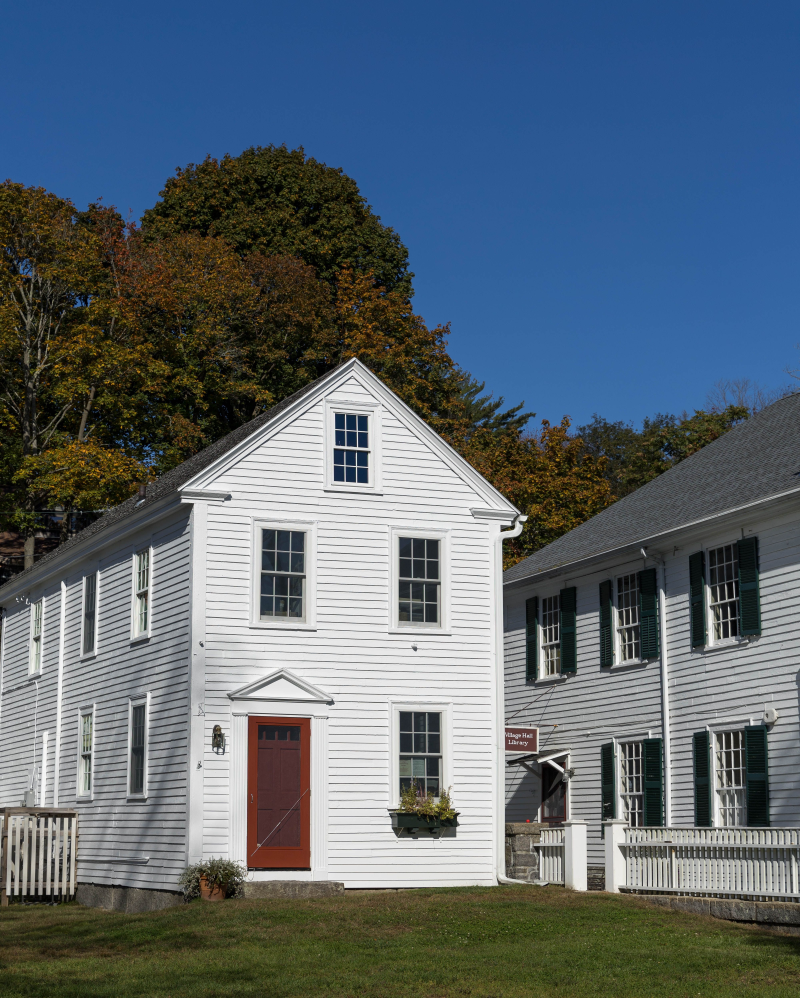
#> input picture 2026-10-19-neighborhood-eastover/build/src/p18819232.jpg, 4000 x 4989 px, given in place of p4030036.jpg, which was not available (shown at 1/5 size)
$ python prep_photos.py
#> lines starting #> are read from the running program, lines starting #| are printed output that depends on the picture; pictures that were not available may be replaced by others from this repository, and a replacement may not be noted
# Buyer tips Oct 25 2026 photo prep. Full-res Pexels originals in src/ (Pexels License), resized DOWN only.
# One crop per photo: img/NN.jpg 1080x1350 (4:5 carousel). The 1:1 set reuses img/NN.jpg with background-size:cover.
# Grade (fullbleed_tips standard): autocontrast blend 0.35, slight warmth, +5% contrast, UnsharpMask(1.0,70,2).
# No 9:16 set and no Short (Denise Oct 24 2026).
from PIL import Image, ImageEnhance, ImageFilter, ImageOps
import os
os.chdir(os.path.dirname(os.path.abspath(__file__)))
M={"01":("p4030036",.5,.5),"03":("p16641323",.45,.5),"04":("p6035306",.5,.5),"05":("p4800175",.62,.5),"06":("p39404263",.55,.5),
   "07":("p4682075",.5,.5),"08":("p14495942",.5,.5),"09":("p31602311",.4,.5),"10":("p10855266",.5,.5)}
LIFT={}
# Retouch (T5: no visible house numbers), on the 1080x1350 crop before grading: number plaques painted out with
# adjacent trim/post copied over them (slide 01 Pexels 4030036 beam over the door, plus a brand yard sign painted out with shrub; slide 04 Pexels 6035306 porch beam; slide 07 Pexels 4682075 porch post).
from PIL import ImageDraw
RT={"01":[((731,615,772,639),(-44,0)),((325,819,355,861),(0,-44))],"04":[((668,590,724,622),(-72,0))],"07":[((772,748,802,832),(0,96))]}
def retouch(k,im):
    for box,(dx,dy) in RT.get(k,[]):
        patch=im.crop((box[0]+dx,box[1]+dy,box[2]+dx,box[3]+dy))
        m=Image.new("L",patch.size,0); ImageDraw.Draw(m).rectangle((2,2,patch.size[0]-3,patch.size[1]-3),fill=255)
        m=m.filter(ImageFilter.GaussianBlur(1.5)); im.paste(patch,box[:2],m)
    return im
def grade(im,k):
    im=Image.blend(im,ImageOps.autocontrast(im,cutoff=0.3),0.35)
    R,G,B=im.split(); R=R.point(lambda v:min(255,int(v*1.012+1))); B=B.point(lambda v:int(v*0.988)); im=Image.merge("RGB",(R,G,B))
    im=ImageEnhance.Contrast(im).enhance(1.05); im=im.filter(ImageFilter.UnsharpMask(1.0,70,2))
    if k in LIFT: im=im.point(lambda v:int(255*(v/255)**(1/LIFT[k])))
    return im
def crop(im,W,H,x,y):
    r=max(W/im.width,H/im.height); assert r<1,(im.size,W,H)
    im=im.resize((round(im.width*r),round(im.height*r)),Image.LANCZOS); l=int((im.width-W)*x); t=int((im.height-H)*y)
    return im.crop((l,t,l+W,t+H))
os.makedirs("img",exist_ok=True)
for k,(f,x,y) in M.items():
    im=ImageOps.exif_transpose(Image.open(f"src/{f}.jpg")).convert("RGB")
#> im is the input picture: PIL image 4000x4989 RGB; mean R, G, B 89.9, 102.7, 112.6
    grade(retouch(k,crop(im,1080,1350,x,y)),k).save(f"img/{k}.jpg",quality=95); print(k,f,"ok")
#> the loop in retouch, `for box,(dx,dy) in RT.get(k,[]):` made 2 passes
#> (box, dx, dy) on passes 1 to 2: ((731, 615, 772, 639), -44, 0), ((325, 819, 355, 861), 0, -44)
#> pass 1, in retouch, `patch=im.crop((box[0]+dx,box[1]+dy,box[2]+dx,box[3]+dy))`:
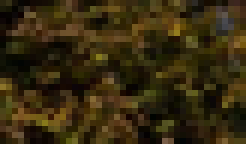
#> patch: PIL image 41x24 RGB (shown 6 times larger); mean R, G, B 54.1, 41.8, 14.3
#> pass 1, in retouch, `m = m.filter(ImageFilter.GaussianBlur(1.5))`:
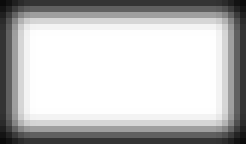
#> m: PIL image 41x24 L (shown 6 times larger); min 11, max 255, mean 191.5
#> after the loop in retouch, `for box,(dx,dy) in RT.get(k,[]):`:
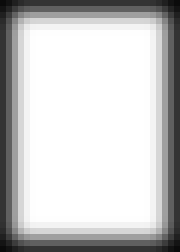
#> m: PIL image 30x42 L (shown 6 times larger); min 11, max 255, mean 199.7
#> in grade, `R, G, B = im.split()`:
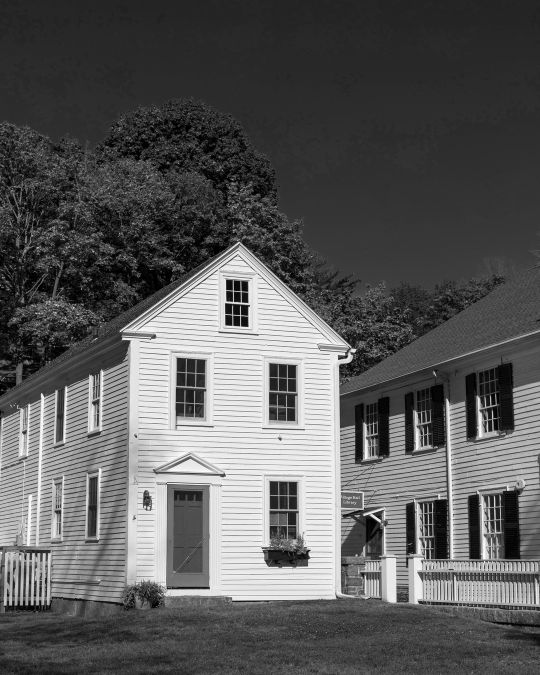
#> R: PIL image 1080x1350 L (shown at 1/2 size); min 0, max 255, mean 90.6
#> in grade, `R, G, B = im.split()`:
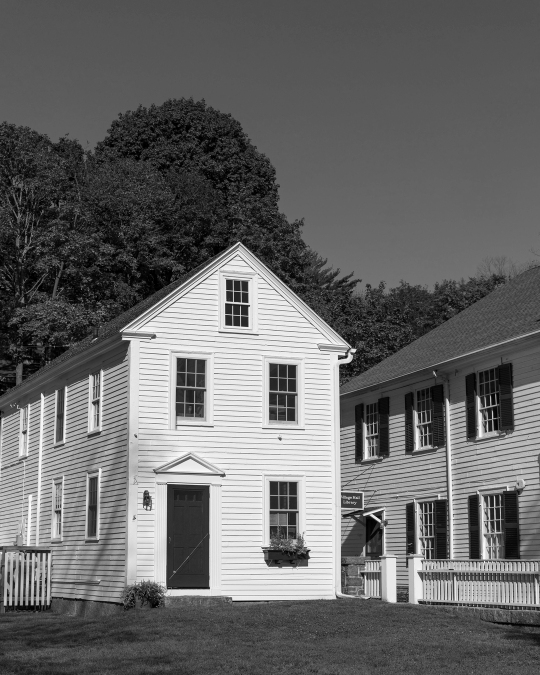
#> G: PIL image 1080x1350 L (shown at 1/2 size); min 0, max 255, mean 103.6
#> in grade, `R, G, B = im.split()`:
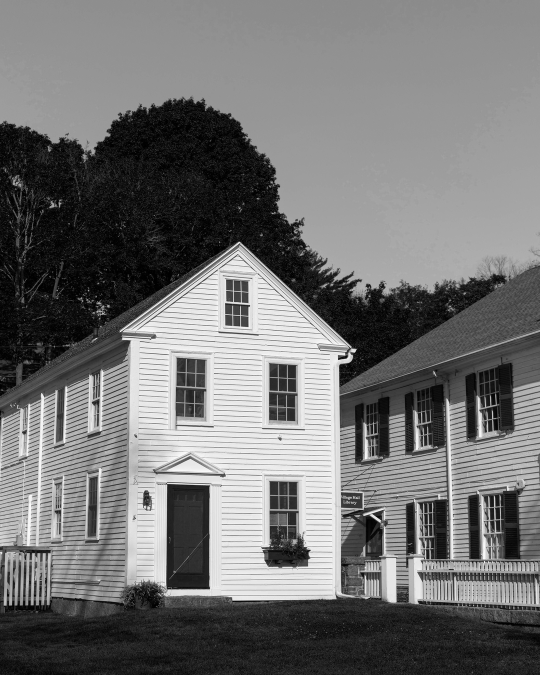
#> B: PIL image 1080x1350 L (shown at 1/2 size); min 0, max 255, mean 114
#> in grade, `im = Image.merge('RGB', (R, G, B))`:
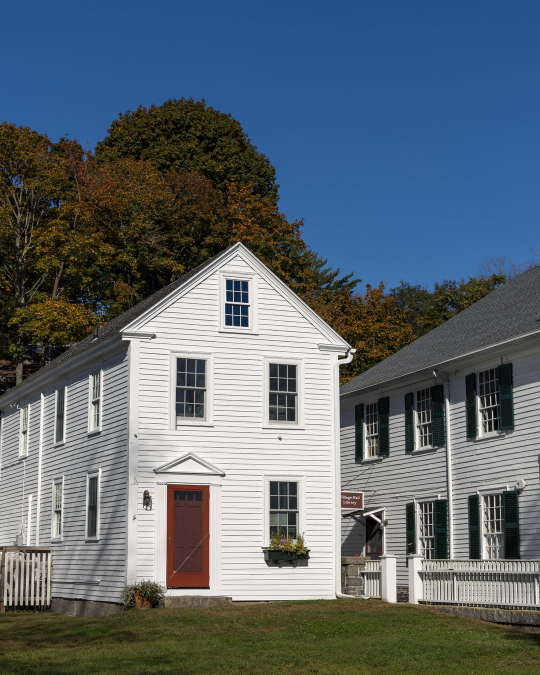
#> im: PIL image 1080x1350 RGB (shown at 1/2 size); mean R, G, B 92.2, 103.6, 112.2
#| 01 p4030036 ok
#> pass 2 of the loop `for k,(f,x,y) in M.items():`:
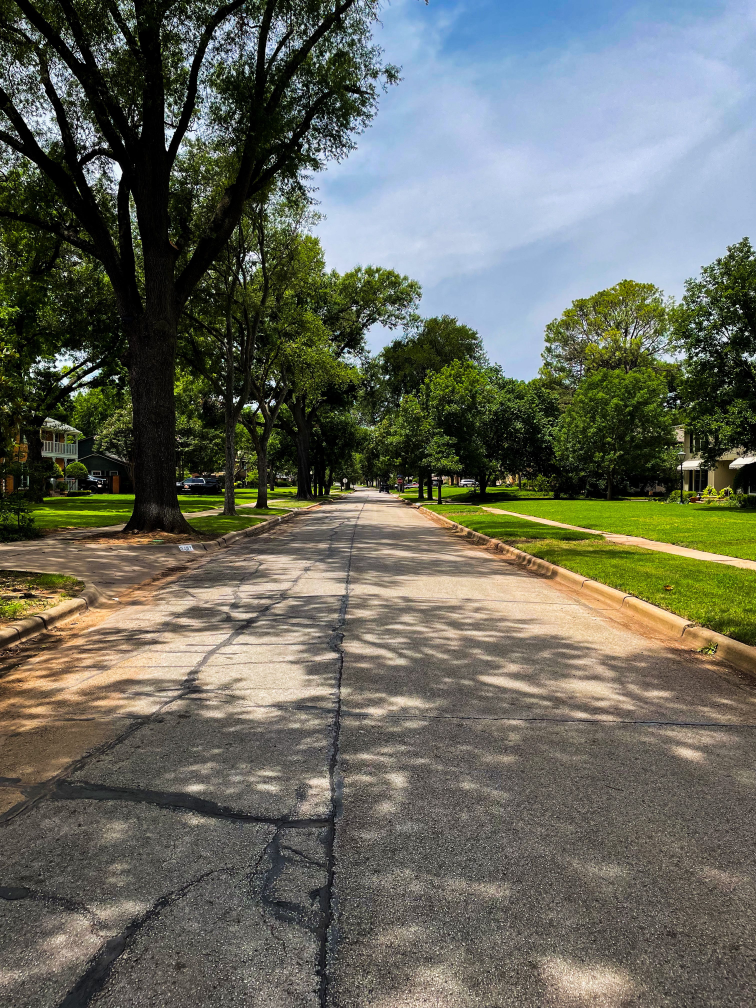
#> input picture 2026-10-19-neighborhood-eastover/build/src/p32481181.jpg, 3024 x 4032 px, given in place of p16641323.jpg, which was not available (shown at 1/4 size)
#> im is the input picture: PIL image 3024x4032 RGB; mean R, G, B 103.7, 105.9, 94.5
#> in crop (call 2), `return im.crop((l,t,l+W,t+H))`:
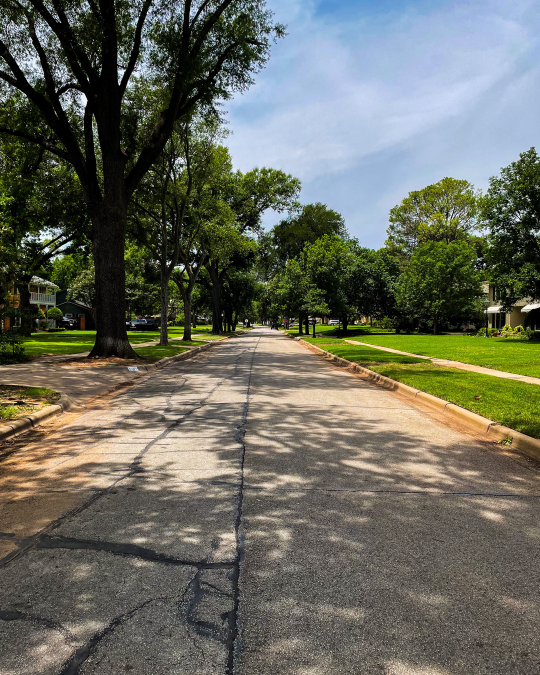
#> returned value: PIL image 1080x1350 RGB (shown at 1/2 size); mean R, G, B 104.2, 105.8, 93.3
#> in grade (call 2), `R, G, B = im.split()`:
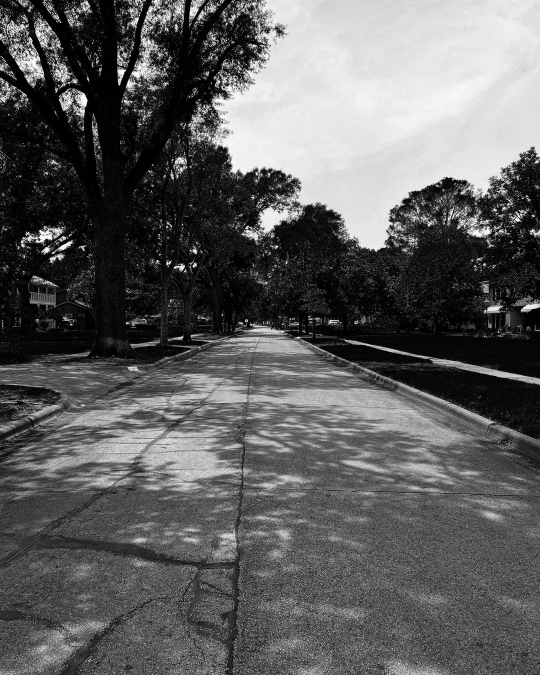
#> B: PIL image 1080x1350 L (shown at 1/2 size); min 0, max 255, mean 94
#| 03 p16641323 ok
#> (the run stopped early here; a loop or call above may not have finished)
